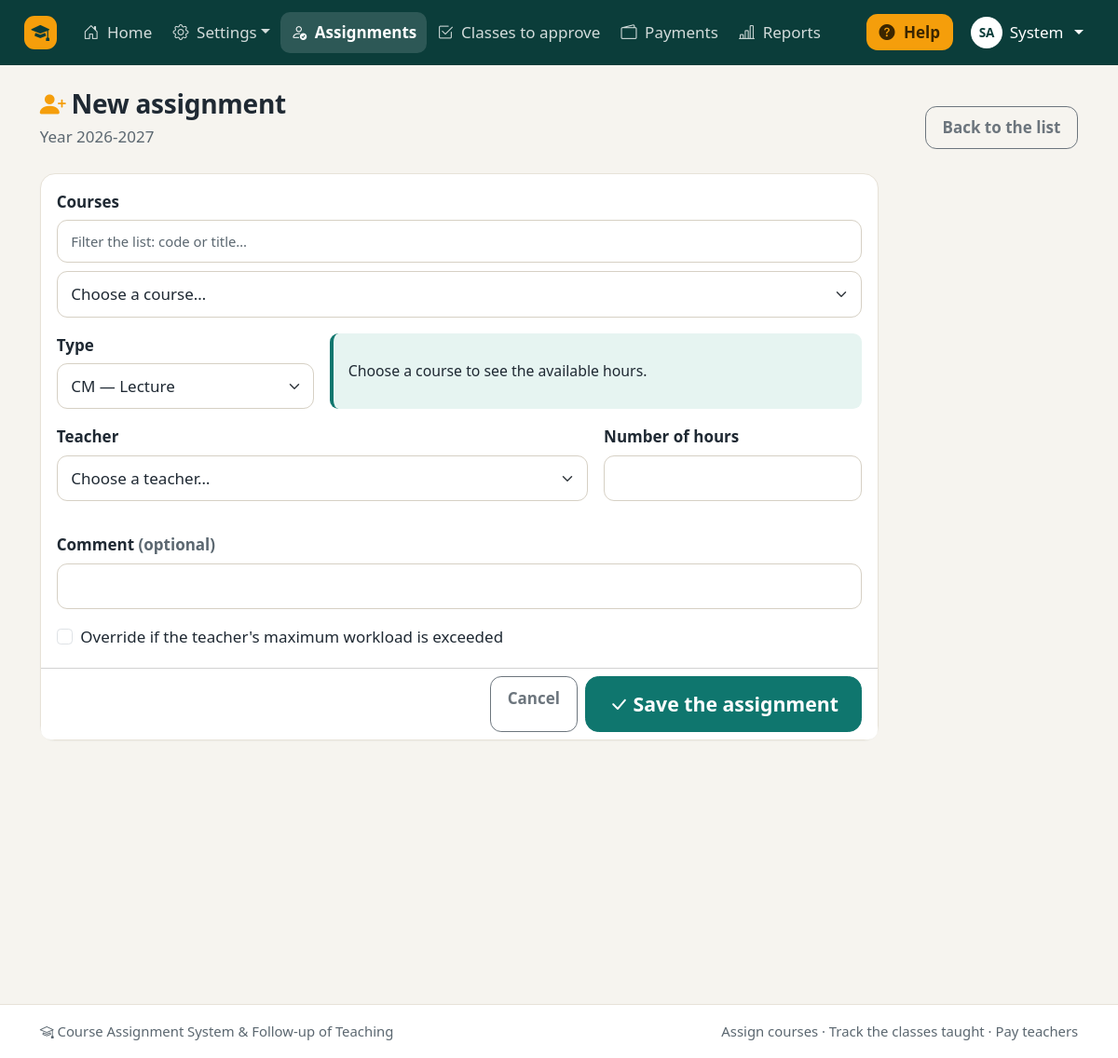
Screenshot of /admin/assignment_form.php (signed in) with the database file from the repository.
### tables this page shows
CREATE TABLE users (
    id             INT AUTO_INCREMENT PRIMARY KEY,
    last_name      VARCHAR(80)  NOT NULL,
    first_name     VARCHAR(80)  NOT NULL,
    email          VARCHAR(150) NOT NULL UNIQUE,
    password_hash  VARCHAR(255) NOT NULL,
    role           ENUM('admin','head','teacher','accountant') NOT NULL DEFAULT 'teacher',
    department_id  INT NULL,
    academic_rank  VARCHAR(50) NULL,
    max_load       INT NOT NULL DEFAULT 0,
    phone          VARCHAR(30) NULL,
    is_active      TINYINT(1) NOT NULL DEFAULT 1,
    created_at     DATETIME NOT NULL DEFAULT CURRENT_TIMESTAMP,
    CONSTRAINT fk_user_department FOREIGN KEY (department_id) REFERENCES departments(id) ON DELETE SET NULL
);

CREATE TABLE academic_years (
    id          INT AUTO_INCREMENT PRIMARY KEY,
    label       VARCHAR(9) NOT NULL UNIQUE,
    start_date  DATE NOT NULL,
    end_date    DATE NOT NULL,
    is_active   TINYINT(1) NOT NULL DEFAULT 0
);

### includes/auth.php (called while the page is built, shortened)
<?php
require_once __DIR__ . '/functions.php';
function require_login(): array
{
    $user = current_user();
    return $user;
}
function require_role(array $roles): array
{
    $user = require_login();
    return $user;
}
function require_active_year(): array
{
    $year = active_year();
    return $year;
}

### admin/assignment_form.php (the view, shortened to what this page needs)
<?php
require_once __DIR__ . '/../includes/auth.php';
$user = require_role(['admin', 'head']);
$year = require_active_year();
$isAdmin = $user['role'] === 'admin';
$listPath = $isAdmin ? 'admin/assignments.php' : 'head/assignments.php';
$id = (int) get('id');
$existing = null;
$locked = $existing && (int) db_value('SELECT COUNT(*) FROM class_sessions WHERE assignment_id = ?', 'i', [$id]) > 0;
$data = $existing ?? [
    'course_id' => (int) get('course_id') ?: '', 'teacher_id' => '', 'type' => get('type') ?: 'CM',
    'hours' => '', 'comment' => '',
];
$data['force'] = false;
$data['justification'] = '';
$page_title = $existing ? 'Edit an assignment' : 'New assignment';
$nav_active = $listPath;
require __DIR__ . '/../includes/header.php';
?>
<div class="page-header">
    <div>
        <h1><?= icon('person-plus-fill', 'greeting-icon') ?><?= e($page_title) ?></h1>
        <p class="lead-text">Year <?= e($year['label']) ?><?= $isAdmin ? '' : ' · department ' . e($user['department_code']) ?></p>
    </div>
    <a href="<?= e(url($listPath)) ?>" class="btn btn-outline-secondary">Back to the list</a>
</div>
<form method="post" class="card needs-validation" novalidate id="assignmentForm" style="max-width: 900px"
      data-api-load="<?= e(url('api/check_load.php')) ?>" data-api-search="<?= e(url('api/search_courses.php')) ?>"
      data-exclude="<?= (int) $id ?>">
    <div class="card-body row g-3">
        <div class="col-12">
            <label for="course_id" class="form-label">Courses</label>
            <?php if (!$locked): ?>
                <input type="search" class="form-control form-control-sm mb-2" id="courseSearch"
                       placeholder="Filter the list: code or title…" aria-label="Search for a course">
            <?php endif; ?>
            <select class="form-select" id="course_id" name="course_id" required <?= $locked ? 'disabled' : '' ?>>
                <option value="">Choose a course…</option>
            </select>
        </div>
        <div class="col-md-4">
            <label for="type" class="form-label">Type</label>
            <select class="form-select" id="type" name="type" required <?= $locked ? 'disabled' : '' ?>>
                <?php foreach (TYPES as $type => $label): ?>
                    <option value="<?= e($type) ?>"<?= selected($data['type'], $type) ?>><?= e($type . ' — ' . $label) ?></option>
                <?php endforeach; ?>
            </select>
        </div>
        <div class="col-md-8">
            <div class="info-box h-100 d-flex align-items-center" id="courseHoursInfo">Choose a course to see the available hours.</div>
        </div>
        <div class="col-md-8">
            <label for="teacher_id" class="form-label">Teacher</label>
            <select class="form-select" id="teacher_id" name="teacher_id" required <?= $locked ? 'disabled' : '' ?>>
                <option value="">Choose a teacher…</option>
            </select>
        </div>
        <div class="col-md-4">
            <label for="hours" class="form-label">Number of hours</label>
            <input type="number" class="form-control" id="hours" name="hours" min="0.5" step="0.5" max="500"
                   value="<?= e($data['hours'] !== '' ? (float) $data['hours'] : '') ?>" required>
        </div>
        <div class="col-12">
            <label for="comment" class="form-label">Comment <span class="text-body-secondary">(optional)</span></label>
            <input type="text" class="form-control" id="comment" name="comment" maxlength="200"
                   value="<?= e(preg_replace('/^\[Overload approved: [^\]]*\]\s*/u', '', (string) $data['comment'])) ?>">
        </div>
        <?php if ($isAdmin): ?>
            <div class="col-12">
                <div class="form-check">
                    <input class="form-check-input" type="checkbox" value="1" id="force" name="force"<?= checked((bool) $data['force']) ?>>
                    <label class="form-check-label" for="force">Override if the teacher's maximum workload is exceeded</label>
                </div>
            </div>
        <?php endif; ?>
    </div>
    <div class="card-footer bg-white d-flex justify-content-end gap-2">
        <a href="<?= e(url($listPath)) ?>" class="btn btn-outline-secondary">Cancel</a>
        <button type="submit" class="btn btn-primary btn-lg"><?= icon('check-lg') ?>Save the assignment</button>
    </div>
</form>
<?php require __DIR__ . '/../includes/footer.php'; ?>

### includes/header.php (shortened to what this page needs)
<?php
$user = current_user();
$year = active_year();
$page_title = $page_title ?? APP_NAME;
$body_class = $body_class ?? '';
$scriptPath = ltrim(substr($_SERVER['SCRIPT_NAME'] ?? '', strlen(rtrim(BASE_URL, '/'))), '/');
$nav_active = $nav_active ?? $scriptPath;
$teachingMenu = ['My teaching', [
    ['My courses and workload', 'teacher/dashboard.php', 'journal-text'],
    ['My classes', 'teacher/sessions.php', 'clock-history'],
    ['My money', 'teacher/payments.php', 'wallet2'],
], 'person-workspace'];
$menus = [
    'admin' => [
        ['Home', 'admin/dashboard.php', 'house-door'],
        ['Settings', [
            ['Users', 'admin/users.php', 'people'],
            ['Departments', 'admin/departments.php', 'building'],
            ['Courses', 'admin/courses.php', 'journal-bookmark'],
            ['Academic years', 'admin/years.php', 'calendar3'],
            ['Hourly rates', 'admin/rates.php', 'cash-coin'],
        ], 'gear'],
        ['Assignments', 'admin/assignments.php', 'person-check'],
        ['Classes to approve', 'head/sessions_validation.php', 'check2-square'],
        ['Payments', 'accountant/payments.php', 'wallet2'],
        ['Reports', 'admin/reports.php', 'bar-chart-line'],
    ],
    'head' => [
        ['Home', 'head/dashboard.php', 'house-door'],
        ['Assignments', 'head/assignments.php', 'person-check'],
        ['Courses', 'admin/courses.php', 'journal-bookmark'],
        ['Classes to approve', 'head/sessions_validation.php', 'check2-square'],
        ['Reports', 'admin/reports.php', 'bar-chart-line'],
        $teachingMenu,
    ],
    'teacher' => [
        ['Home', 'teacher/dashboard.php', 'house-door'],
        ['My classes', 'teacher/sessions.php', 'clock-history'],
        ['My money', 'teacher/payments.php', 'wallet2'],
    ],
    'accountant' => [
        ['Home', 'accountant/dashboard.php', 'house-door'],
        ['Payments', 'accountant/payments.php', 'wallet2'],
        ['New payment', 'accountant/payment_form.php', 'plus-circle'],
        ['Payment statements', 'accountant/statements.php', 'printer'],
    ],
];
$menu = $user ? ($menus[$user['role']] ?? []) : [];
?>
<!doctype html>
<html lang="en">
<head>
    <link rel="stylesheet" href="<?= e(url('assets/vendor/bootstrap/css/bootstrap.min.css')) ?>">
    <link rel="stylesheet" href="<?= e(url('assets/vendor/bootstrap-icons/bootstrap-icons.min.css')) ?>">
    <link rel="stylesheet" href="<?= e(url('assets/css/style.css')) ?>">
    <link rel="stylesheet" href="<?= e(url('assets/css/print.css')) ?>" media="print">
</head>
<body class="<?= e($body_class) ?>">
<?php if ($user): ?>
<nav class="navbar navbar-expand-xl navbar-dark app-navbar no-print">
    <div class="container-fluid px-lg-4">
        <a class="navbar-brand" href="<?= e(url(dashboard_path($user['role']))) ?>">
            <span class="brand-mark"><?= icon('mortarboard-fill') ?></span>
        </a>
        <div class="collapse navbar-collapse" id="mainNav">
            <ul class="navbar-nav me-auto mb-2 mb-xl-0">
                <?php foreach ($menu as [$label, $target, $iconName]): ?>
                    <?php if (is_array($target)):
                        $isActive = in_array($nav_active, array_column($target, 1), true); ?>
                        <li class="nav-item dropdown">
                            <a class="nav-link dropdown-toggle<?= $isActive ? ' active' : '' ?>" href="#" role="button"
                               data-bs-toggle="dropdown" aria-expanded="false"><?= icon($iconName) ?> <?= e($label) ?></a>
                        </li>
                    <?php else: ?>
                        <li class="nav-item">
                            <a class="nav-link<?= $nav_active === $target ? ' active' : '' ?>"
                               <?= $nav_active === $target ? 'aria-current="page"' : '' ?>
                               href="<?= e(url($target)) ?>"><?= icon($iconName) ?> <?= e($label) ?></a>
                        </li>
                    <?php endif; ?>
                <?php endforeach; ?>
            </ul>
            <div class="d-flex flex-wrap align-items-center gap-2">
                <button type="button" class="btn btn-help" data-bs-toggle="offcanvas" data-bs-target="#helpPanel" aria-controls="helpPanel">
                    <?= icon('question-circle-fill') ?> Help
                </button>
                <div class="dropdown">
                    <a class="nav-link dropdown-toggle text-white user-chip" href="#" role="button" data-bs-toggle="dropdown" aria-expanded="false">
                        <span class="avatar"><?= e(mb_strtoupper(mb_substr($user['first_name'], 0, 1) . mb_substr($user['last_name'], 0, 1))) ?></span>
                        <span><?= e($user['first_name']) ?></span>
                    </a>
                </div>
            </div>
        </div>
    </div>
</nav>
<?php endif; ?>
<main class="<?= $user ? 'container-xl py-4' : 'guest-main' ?>">

### assets/css/style.css (style rules this page uses)
:root { --app-teal: #0f766e; --app-teal-dark: #115e59; --app-teal-deep: #0b3d3a; --app-teal-soft: #e6f4f1; --app-amber: #f59e0b; --app-amber-soft: #fff4dc; --app-ink: #1f2933; --app-muted: #5b6770; --app-bg: #f6f4ef; --app-line: #e7e2d8; --app-radius: 16px; --bs-primary: #0f766e; --bs-primary-rgb: 15, 118, 110; --bs-link-color: #0f766e; --bs-link-color-rgb: 15, 118, 110; --bs-link-hover-color: #115e59; --bs-body-color: #1f2933; --bs-secondary-color: #5b6770; --bs-border-radius: .65rem; --bs-border-radius-lg: .9rem; --bs-focus-ring-color: rgba(15, 118, 110, .3); }
html { font-size: 106.25%; }
body { background: var(--app-bg); color: var(--app-ink); min-height: 100vh; display: flex; flex-direction: column; line-height: 1.55; }
main { flex: 1; }
h1, h2, h3, .h1, .h2, .h3, .h4, .h5 { color: var(--app-ink); letter-spacing: -.01em; }
.btn { font-weight: 600; padding: .55rem 1.05rem; border-radius: .7rem; }
.btn-lg { padding: .75rem 1.4rem; border-radius: .85rem; }
.btn-primary { --bs-btn-bg: #0f766e; --bs-btn-border-color: #0f766e; --bs-btn-hover-bg: #115e59; --bs-btn-hover-border-color: #115e59; --bs-btn-active-bg: #0b4f4a; --bs-btn-active-border-color: #0b4f4a; --bs-btn-disabled-bg: #0f766e; --bs-btn-disabled-border-color: #0f766e; }
.app-navbar { background: var(--app-teal-deep); padding-top: .55rem; padding-bottom: .55rem; }
.app-navbar .navbar-brand { display: flex; align-items: center; gap: .55rem; font-weight: 700; }
.app-navbar .nav-link { color: rgba(255, 255, 255, .82); border-radius: .6rem; padding: .5rem .65rem !important; font-weight: 500; white-space: nowrap; }
.app-navbar .nav-link.active { color: #fff; background: rgba(255, 255, 255, .14); font-weight: 600; }
.brand-mark { display: inline-flex; align-items: center; justify-content: center; width: 2.1rem; height: 2.1rem; background: var(--app-amber); color: var(--app-teal-deep); font-size: 1.15rem; border-radius: .65rem; }
.btn-help { background: var(--app-amber); color: #3b2600; border: 0; padding: .4rem .8rem; }
.user-chip { display: flex; align-items: center; gap: .45rem; }
.avatar { display: inline-flex; align-items: center; justify-content: center; width: 2rem; height: 2rem; border-radius: 50%; background: #fff; color: var(--app-teal-deep); font-size: .8rem; font-weight: 700; }
.page-header { display: flex; flex-wrap: wrap; align-items: flex-end; justify-content: space-between; gap: 1rem; margin-bottom: 1.5rem; }
.page-header h1 { font-size: 1.65rem; font-weight: 700; margin: 0; }
.page-header .lead-text { color: var(--app-muted); margin: .3rem 0 0; max-width: 46rem; }
.card { border: 1px solid var(--app-line); border-radius: var(--app-radius); box-shadow: 0 1px 2px rgba(31, 41, 51, .04); }
.form-label { font-weight: 600; margin-bottom: .35rem; }
.form-control, .form-select { padding: .65rem .85rem; border-color: #d6d0c4; border-radius: .65rem; }
.info-box { background: var(--app-teal-soft); border-left: 4px solid var(--app-teal); padding: .7rem .9rem; border-radius: .55rem; font-size: .93rem; }

### assets/css/print.css (style rules this page uses)
body { background: #fff !important; font-size: 11pt; color: #000; }
.no-print, .app-navbar, .app-footer, .filters, .btn, .alert-dismissible { display: none !important; }
main.container-xl { max-width: none !important; padding: 0 !important; }
.card, .print-sheet { box-shadow: none !important; padding: 0 !important; }
a { color: #000; text-decoration: none; }

### rows the page displays
users: first_name+last_name "SA", first_name "System"
academic_years: label "2026-2027"

### other values shown
$label "Home"
$label "Settings"
$label "Assignments"
$label "Classes to approve"
$label "Payments"
$label "Reports"
$page_title "New assignment"
APP_NAME "Course Assignment System & Follow-up of Teaching"
form field type "CM — Lecture"
